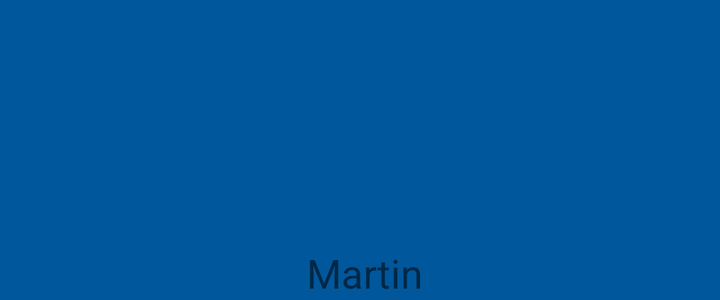
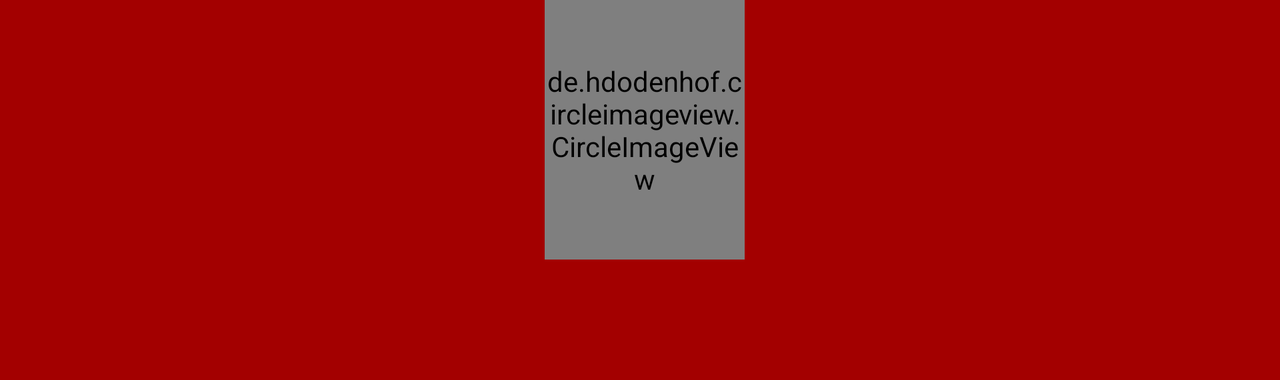

Two renders of one Android screen. The first uses the default layout on a phone; the second uses the alternative layout the repository ships for a different screen configuration, on a matching device. The two XML files are below.
<!-- AndroidManifest.xml: application theme Theme.ProyectoAppNativa -->
<!-- res/layout/nav_header.xml -->
<?xml version="1.0" encoding="utf-8"?>
<androidx.appcompat.widget.LinearLayoutCompat xmlns:android="http://schemas.android.com/apk/res/android"
    android:layout_width="match_parent"
    android:layout_height="150dp"
    android:background="@color/secondaryColor"
    android:orientation="vertical"
    android:gravity="bottom"
    android:paddingStart="5dp">


    <ImageView
        android:layout_width="80dp"
        android:layout_height="80dp"
        android:src="@drawable/ic_baseline_person_add"
        android:layout_gravity="center" />

    <TextView
        android:layout_width="wrap_content"
        android:layout_height="wrap_content"
        android:text="Martin"
        android:textSize="20sp"
        android:layout_gravity="center"/>

</androidx.appcompat.widget.LinearLayoutCompat>
<!-- resources referenced by this layout -->
<resources>
  <color name="secondaryColor">#01579b</color>
  <style name="Theme.ProyectoAppNativa" parent="Theme.MaterialComponents.DayNight.DarkActionBar">
          
          <item name="colorPrimary">@color/purple_500</item>
          <item name="colorPrimaryVariant">@color/purple_700</item>
          <item name="colorOnPrimary">@color/white</item>
          
          <item name="colorSecondary">@color/teal_200</item>
          <item name="colorSecondaryVariant">@color/teal_700</item>
          <item name="colorOnSecondary">@color/black</item>
          
          <item name="android:statusBarColor" tools:targetApi="l">?attr/colorPrimaryVariant</item>
          
      </style>
  <color name="purple_500">#FF6200EE</color>
  <color name="purple_700">#FF3700B3</color>
  <color name="white">#FFFFFFFF</color>
  <color name="teal_200">#FF03DAC5</color>
  <color name="teal_700">#FF018786</color>
  <color name="black">#FF000000</color>
</resources>
<!-- res/layout-land/nav_header.xml (the repository's variant of the layout above) -->
<!-- drawn on the phone turned sideways -->
<?xml version="1.0" encoding="utf-8"?>
<androidx.appcompat.widget.LinearLayoutCompat xmlns:android="http://schemas.android.com/apk/res/android"
    android:layout_width="match_parent"
    android:layout_height="wrap_content"
    xmlns:app="http://schemas.android.com/apk/res-auto"
    android:background="@color/primaryDarkColor"
    android:gravity="bottom"
    android:orientation="vertical"
    android:paddingStart="5dp">

    <de.hdodenhof.circleimageview.CircleImageView
        android:id="@+id/imageUser"
        android:layout_width="100dp"
        android:layout_height="130dp"
        android:layout_gravity="center"
        android:src="@drawable/ic_baseline_account_circle_24"
        app:civ_border_color="@color/black"
        app:civ_border_width="3dp" />

    <TextView
        android:id="@+id/navUsername"
        android:layout_width="wrap_content"
        android:layout_height="wrap_content"
        android:layout_gravity="center"
        android:textColor="@color/black"
        android:textSize="30sp"
        android:textStyle="bold"
        android:layout_marginBottom="20dp"/>

</androidx.appcompat.widget.LinearLayoutCompat>
<!-- resources referenced by the variant -->
<!-- as the phone turned sideways resolves them -->
<resources>
  <color name="black">#FF000000</color>
  <color name="primaryDarkColor">#a30000</color>
  <style name="Theme.ProyectoAppNativa" parent="Theme.MaterialComponents.DayNight.DarkActionBar">
          
          <item name="colorPrimary">@color/purple_500</item>
          <item name="colorPrimaryVariant">@color/purple_700</item>
          <item name="colorOnPrimary">@color/white</item>
          
          <item name="colorSecondary">@color/teal_200</item>
          <item name="colorSecondaryVariant">@color/teal_700</item>
          <item name="colorOnSecondary">@color/black</item>
          
          <item name="android:statusBarColor" tools:targetApi="l">?attr/colorPrimaryVariant</item>
          
      </style>
  <color name="purple_500">#FF6200EE</color>
  <color name="purple_700">#FF3700B3</color>
  <color name="white">#FFFFFFFF</color>
  <color name="teal_200">#FF03DAC5</color>
  <color name="teal_700">#FF018786</color>
</resources>
